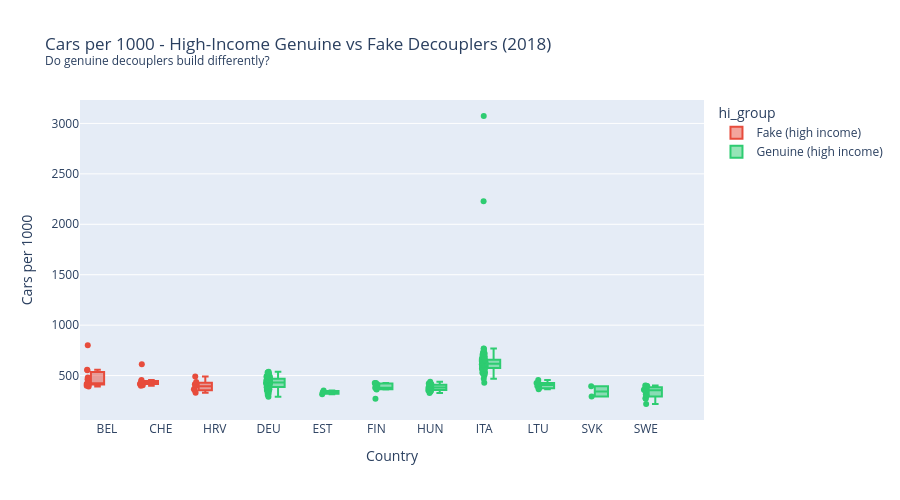

The cell this chart's notebook holds for it:
### Code cell
# High-income genuine vs high-income fake
hi_df = snap_cars[
    (snap_cars['income_group'] == 'High income') &
    (snap_cars['group'].isin(['Genuine', 'Fake']))
].copy()
hi_df['hi_group'] = hi_df['group'].map({
    'Genuine': 'Genuine (high income)',
    'Fake':    'Fake (high income)',
})

hi_colors = {
    'Genuine (high income)': '#2ecc71',
    'Fake (high income)':    '#e74c3c',
}

print("High-income countries in each group:")
print(hi_df.groupby('hi_group')['iso_code'].unique().to_string())

fig = px.box(
    hi_df,
    x='iso_code',
    y='cars_per_1000',
    color='hi_group',
    points='all',
    hover_name='city_name',
    color_discrete_map=hi_colors,
    title=f'Cars per 1000 - High-Income Genuine vs Fake Decouplers ({YEAR_CARS})<br>'
          '<sup>Do genuine decouplers build differently?</sup>',
    labels={'cars_per_1000': 'Cars per 1000', 'iso_code': 'Country'},
    height=500
)
fig.show()

print(f"\nHigh-income group comparison ({YEAR_CARS}):")
print(
    hi_df.groupby('hi_group')['cars_per_1000']
    .agg(['median', 'mean', 'count'])
    .round(1)
    .to_string()
)

### Figure 1 — Plotly figure (JSON) as saved in the notebook; plotly's stock layout.template omitted (floating-point values rounded to 4 significant figures; data arrays with more than 128 entries replaced by an {"elided": "..."} marker saying what was removed)
{"data": [{"alignmentgroup": "True", "boxpoints": "all", "hovertemplate": "<b>%{hovertext}</b><br><br>hi_group=Fake (high income)<br>Country=%{x}<br>Cars per 1000=%{y}<extra></extra>", "hovertext": [null, null, null, null, null, null, null, null, null, null, null, null, null, null, null, null, null, null, null, null, null, null, null, null, null, null, null, null], "legendgroup": "Fake (high income)", "marker": {"color": "#e74c3c"}, "name": "Fake (high income)", "notched": false, "offsetgroup": "Fake (high income)", "orientation": "v", "showlegend": true, "type": "box", "x": ["BEL", "BEL", "BEL", "BEL", "BEL", "BEL", "BEL", "BEL", "BEL", "BEL", "BEL", "CHE", "CHE", "CHE", "CHE", "CHE", "CHE", "CHE", "CHE", "CHE", "CHE", "HRV", "HRV", "HRV", "HRV", "HRV", "HRV", "HRV"], "x0": " ", "xaxis": "x", "y": [408.4, 390.8, 416.8, 423.0, 422.4, 481.3, 463.6, 801.3, 553.3, 558.7, 399.8, 416.6, 426.7, 418.7, 400.4, 421.3, 446.0, 404.0, 611.3, 456.0, 416.1, 351.0, 435.4, 364.4, 329.8, 413.1, 490.8, 395.3], "y0": " ", "yaxis": "y"}, {"alignmentgroup": "True", "boxpoints": "all", "hovertemplate": "<b>%{hovertext}</b><br><br>hi_group=Genuine (high income)<br>Country=%{x}<br>Cars per 1000=%{y}<extra></extra>", "hovertext": {"elided": "266 null values"}, "legendgroup": "Genuine (high income)", "marker": {"color": "#2ecc71"}, "name": "Genuine (high income)", "notched": false, "offsetgroup": "Genuine (high income)", "orientation": "v", "showlegend": true, "type": "box", "x": {"elided": "266 str values"}, "x0": " ", "xaxis": "x", "y": {"elided": "266 float values"}, "y0": " ", "yaxis": "y"}], "layout": {"boxmode": "group", "height": 500, "legend": {"title": {"text": "hi_group"}, "tracegroupgap": 0}, "title": {"text": "Cars per 1000 - High-Income Genuine vs Fake Decouplers (2018)<br><sup>Do genuine decouplers build differently?</sup>"}, "xaxis": {"anchor": "y", "domain": [0, 1], "title": {"text": "Country"}}, "yaxis": {"anchor": "x", "domain": [0, 1], "title": {"text": "Cars per 1000"}}}}
